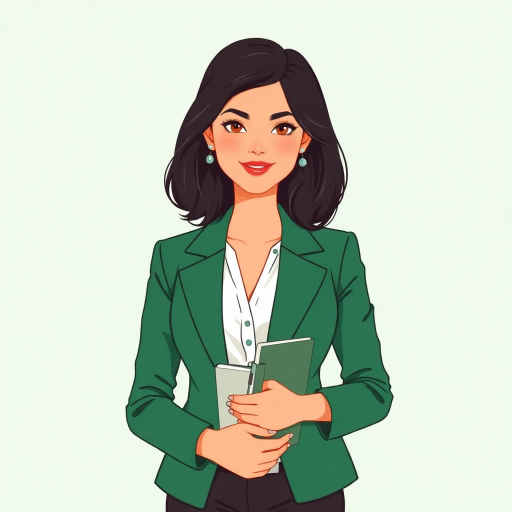
#> input picture src/assets/characters/elena-professional.jpg, 1024 x 1024 px (shown at 1/2 size)
$ python retime-gif.py ../src/assets/characters/elena-professional.jpg ../src/assets/characters/leo-teen.jpg 5 100
#> lines starting #> are read from the running program, lines starting #| are printed output that depends on the picture
"""Re-time (and shrink) an animated GIF exported from Canva. Canva holds every page for 5 s and the API cannot set
page timing, so the frames are kept exactly as Canva drew them and only the frame time and size change.

  python3 scripts/retime-gif.py <in.gif> <out.gif> <ms per frame> [<size px>=600]
"""
import sys
from PIL import Image, ImageSequence

src, dst, ms = sys.argv[1], sys.argv[2], int(sys.argv[3])
size = int(sys.argv[4]) if len(sys.argv) > 4 else 600
im = Image.open(src)
#> im is the input picture: PIL image 1024x1024 RGB; mean R, G, B 193, 203.2, 187.8
frames = [f.convert('RGB').resize((size, size), Image.LANCZOS) for f in ImageSequence.Iterator(im)]
#> frames = 1 item
import os, tempfile
tmp = tempfile.NamedTemporaryFile(suffix='.gif', delete=False).name  # src may be dst: read first, write after
frames[0].save(tmp, save_all=True, append_images=frames[1:], duration=ms, loop=0)
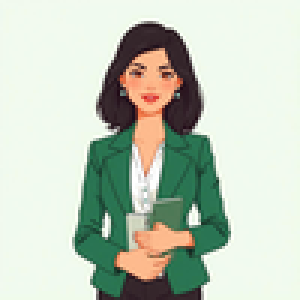
#> saved as tmpuafdr6q2.gif: PIL image 100x100 RGB (shown 3 times larger); mean R, G, B 192.9, 203.1, 187.8
os.replace(tmp, dst)
print(dst, len(frames), 'frames', ms, 'ms', size, 'px')
#| ../src/assets/characters/leo-teen.jpg 1 frames 5 ms 100 px
